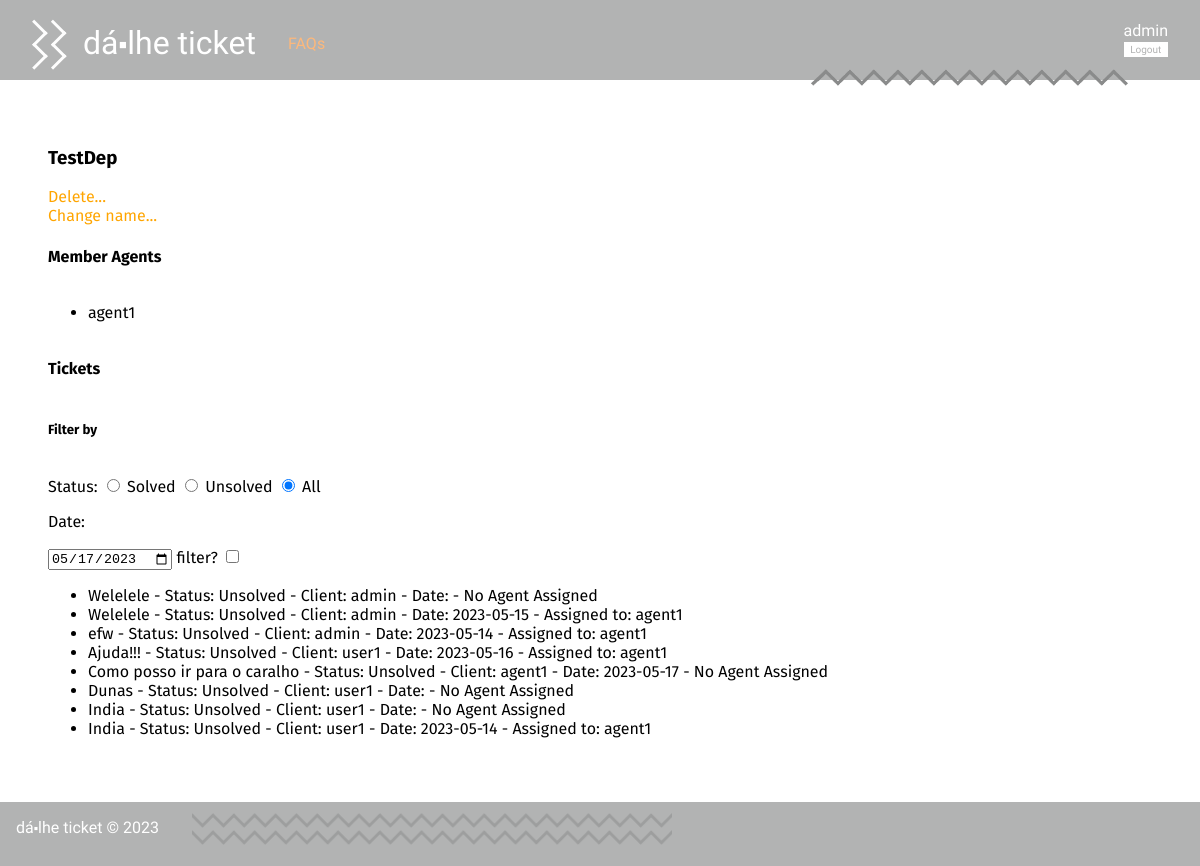
Before: /pages/departmentDetails.php?name=TestDep (signed in) with the older database file.
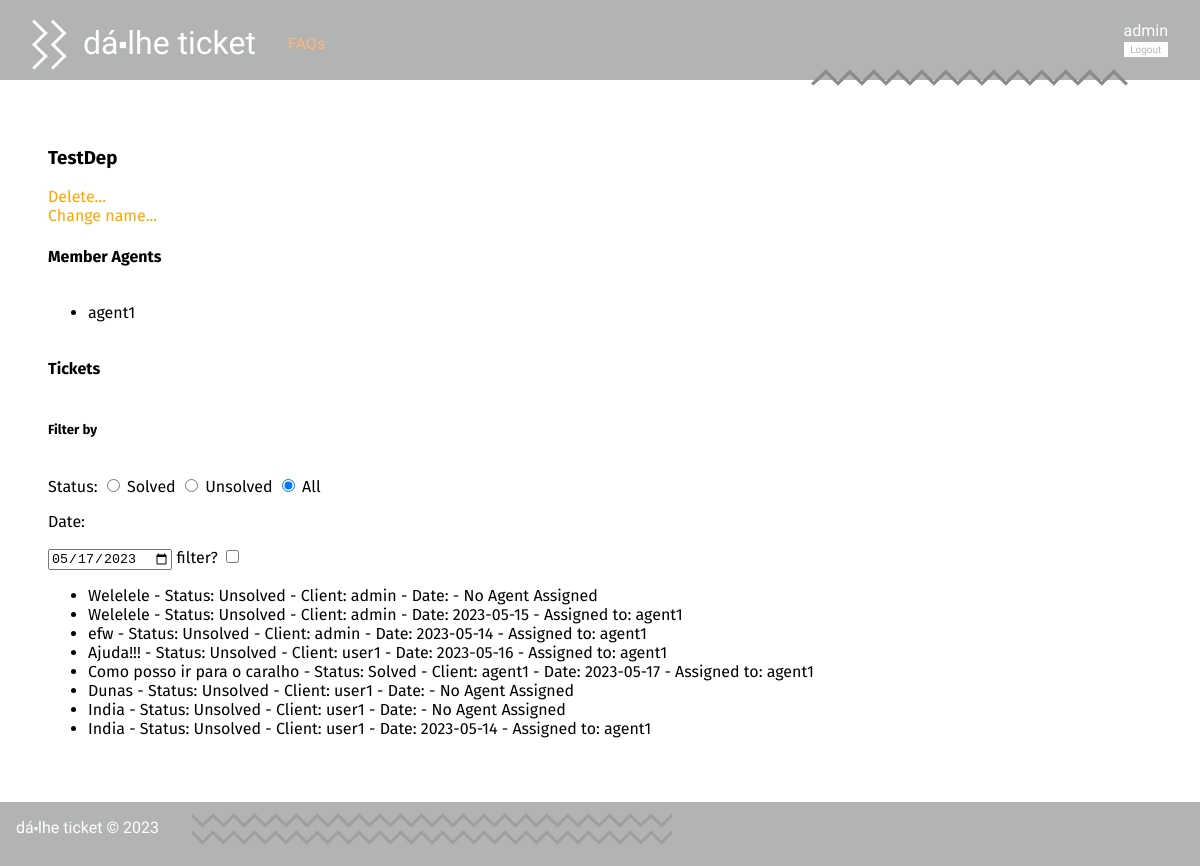
After: the same page with the newer database file.
### tables this page shows
CREATE TABLE Ticket(
   id integer primary key autoincrement,
   title varchar(60) not null,
   client varchar(20) not null,
   agent varchar(20),
   status varchar(10) not null,
   department varchar(20),
   foreign key (client) references User(username),
   foreign key (agent) references User(username),
   foreign key (department) references Department(name)
);

CREATE TABLE Message(
   id integer primary key autoincrement,
   ticketId integer not null,
   isFromClient boolean not null,
   message text not null,
   author varchar(20) not null,
   datetime datetime not null,
   foreign key (ticketId) references Ticket(id)
);

### database/department.class.php (called while the page is built, shortened)
<?php
  require_once(__DIR__ . '/../database/ticket.class.php');
  class Department{
    public string $name;
    public function __construct(string $name){
      $this->name = $name;
    }
    public function getMemberAgents(PDO $db) : array {
      $stmt = $db->prepare('SELECT * FROM User WHERE department = ?');
      $stmt->execute(array($this->name));
      $agents = array();
      while ($agent = $stmt->fetch()) {
        $agents[] = new User(
          $agent['name'],
          $agent['username'],
          $agent['email'],
          $agent['type'],
          $agent['department'],
          intval($agent['ticket_count']),
          intval($agent['closed_tickets'])
        );
      }
      return $agents;
    }
    static public function getDepartmentByName(PDO $db, string $name) {
      $stmt = $db->prepare('SELECT * FROM Department WHERE name = ?');
      $stmt->execute(array($name));
      $query = $stmt->fetchAll()[0];
      return new Department($query['name']);
    }
  }
?>

### database/user.class.php (called while the page is built, shortened)
<?php
class User{
  public function __construct(string $name, string $username, string $email, string $type, string $department, int $ticket_count, int $closed_tickets){
    $this->username = $username;
  }
}
?>

### database/ticket.class.php (called while the page is built, shortened)
<?php
class Ticket {
    public int $id;
    public function __construct(int $id, string $title, string $client, ?string $agent, string $status, string $department) {
        $this->id = $id;
        $this->title = $title;
        $this->client = $client;
        $this->agent = $agent;
        $this->status = $status;
    }
    static public function getAllTicketsInDepartment(PDO $db, string $name) : array {
        $stmt = $db->prepare("
            SELECT id, title, client, agent, status, department
            FROM Ticket
            WHERE department = ?
        ");
        $stmt->execute(array($name));
        $tickets = array();
        while($ticket = $stmt->fetch()){
            $tickets[] = new Ticket(
            $ticket['id'],
            $ticket['title'],
            $ticket['client'],
            $ticket['agent'],
            $ticket['status'],
            $ticket['department']
            );
        }
        return $tickets;
    }
    public function getDate(PDO $db) : string {
        $stmt = $db->prepare('SELECT datetime FROM Message WHERE ticketId = ? ORDER BY id LIMIT 1');
        $stmt->execute(array($this->id));
        $datetime = strval($stmt->fetchAll()[0]['datetime']);
        return substr($datetime, 0, 10);
    }
}
?>

### templates/departmentDetails.tpl.php (the view, shortened to what this page needs)
<?php
require_once(__DIR__ . '/../database/department.class.php');
require_once(__DIR__ . '/../database/ticket.class.php');
require_once(__DIR__ . '/../database/connection.db.php');
function drawDepartment(Department $department) : void {
        global $session, $db;
?>
    <h3 class="name"><?= $department->name ?></h3>
    <div class="dep_options">
        <a href="../actions/action_delete_department.php?name=<?= $department->name ?>">Delete...</a>
        <br>
        <a href="../pages/change_department_name.php?name=<?= $department->name ?>">Change name...</a>
    </div>
    <h4>Member Agents</h4>
    <ul class="search_list">
<?php
    foreach ($department->getMemberAgents($db) as $agent) {
?>
    <li>
        <a href="../pages/profile.php?username=<?= $agent->username ?>"><?= $agent->username ?></a>
    </li>
<?php
    }
?>
    </ul>
    <h4>Tickets</h4>
    <h5>Filter by</h5>
    <form class="radio_form" id="status">
        <p>Status: </p>
        <input type="radio" name="status" value="Solved">
        <p>Solved</p>
        <input type="radio" name="status" value="Unsolved">
        <p>Unsolved</p>
        <input type="radio" name="status" value="All" checked>
        <p>All</p>
    </form>
    <form class="date_form" id="date">
        <p>Date: </p>
        <input type="date" id="date" name="date">
        filter? <input type="checkbox" id="filter" name="filter">
    </form>
    <ul class="ticket_list">
<?php
    foreach (Ticket::getAllTicketsInDepartment($db, $department->name) as $ticket) {
?>
    <li class="ticket">
        <a href="../pages/ticket.php?id=<?= $ticket->id ?>"><?= $ticket->title ?>
        - Status: <span id="status"><?= $ticket->status ?></span>
        - Client: <?= $ticket->client ?>
        - Date: <span id="date"><?= $ticket->getDate($db) ?></span>
        <?php if($ticket->agent != null) { ?>
        - Assigned to: <span id="agent"><?= $ticket->agent ?></span></a>
        <?php } else {?>
        - <span id="agent">No Agent Assigned</span></a>
        <?php } ?>
    </li>
<?php
    }
?>
    </ul>
<?php
    }
?>

Changed rows visible on the page:
changed ticket "Como posso ir para o caralho": status "Unsolved" → "Solved"; agent (not shown) → "agent1"; agent "- No Agent Assigned" → "- Assigned to:"
